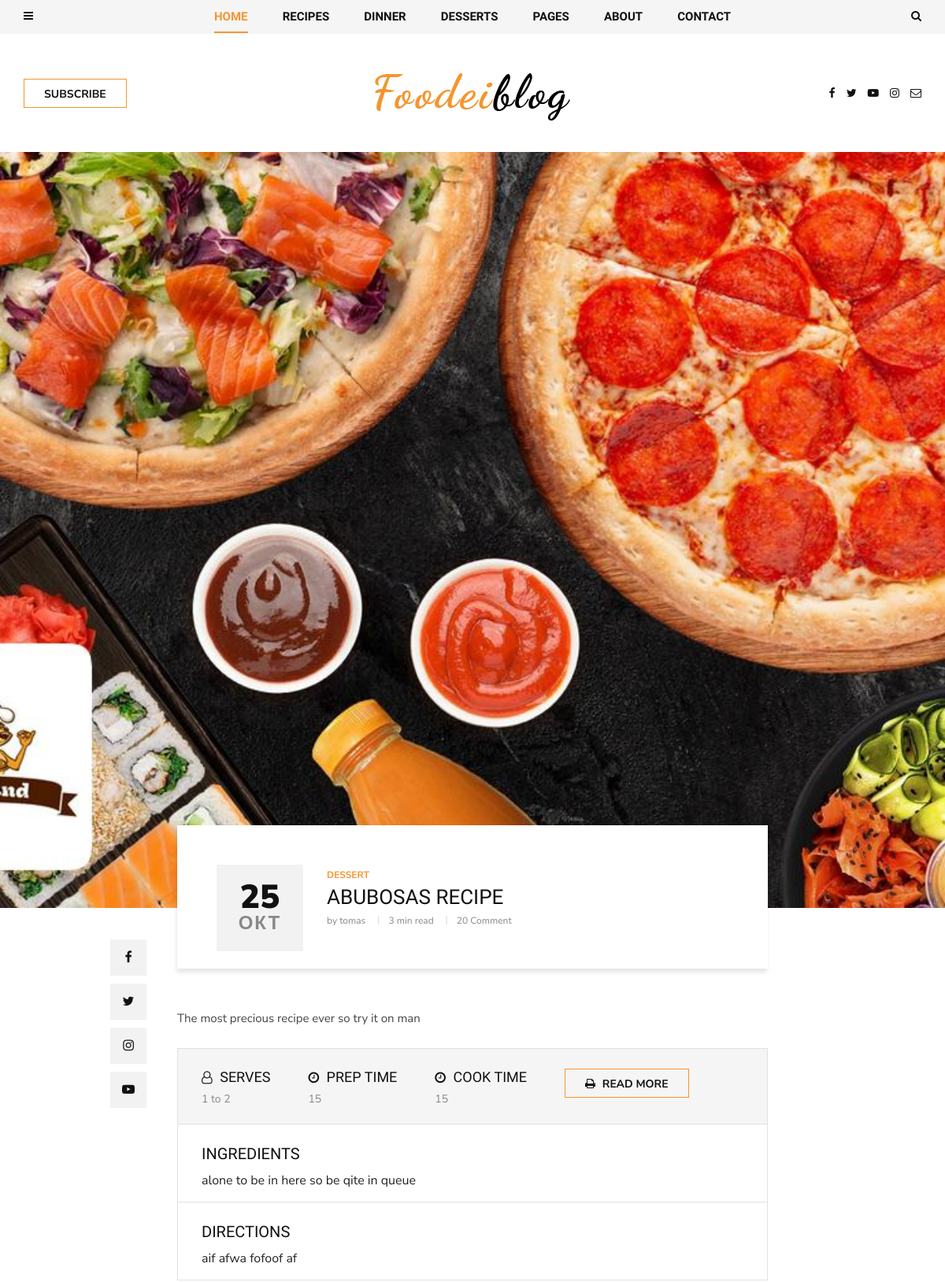
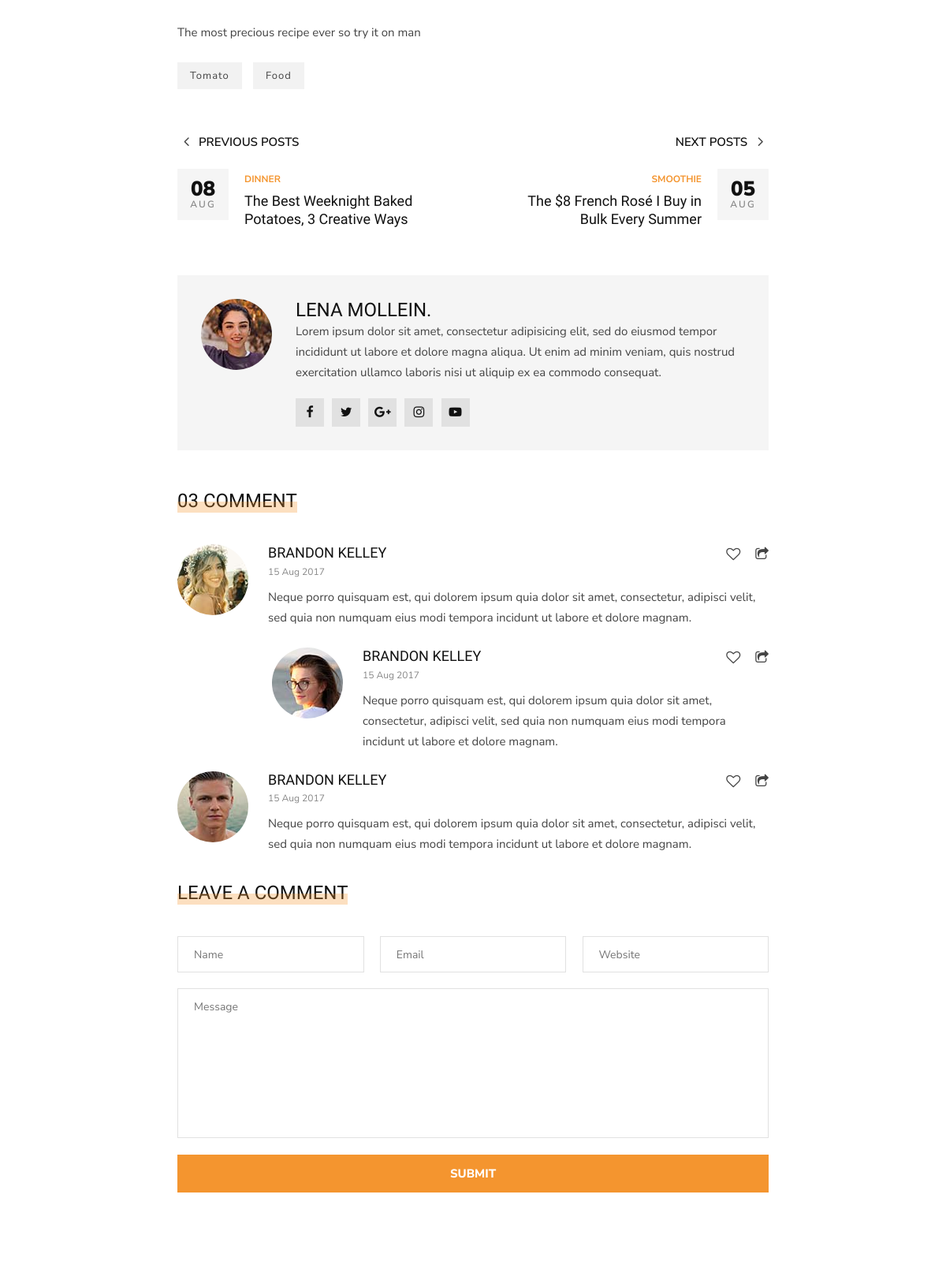
/food_vegan/food_vegan/ (upper part), run on the app's committed database (2 pictures, top to bottom).
### blog/models.py (models this page shows, shortened)
class Post(models.Model):
    author = models.ForeignKey(
        User,
        related_name='posts',
        on_delete=models.CASCADE)
    title = models.CharField(max_length=200)
    image = models.ImageField(upload_to='articles/')
    text = models.TextField()
    categoty = models.ForeignKey(
        Category,
        related_name='post',
        on_delete=models.SET_NULL,
        null=True
    )
    tags = models.ManyToManyField(Tag, related_name='post')
    create_at = models.DateTimeField(auto_now_add=True)
    slug = models.SlugField(max_length=200, default=0)
    def get_recipes(self):
        return self.recipe.all()

class Category(MPTTModel):
    name = models.CharField(max_length=100)
    slug = models.SlugField(max_length=100)
    parent = TreeForeignKey(
        'self',
        related_name='children',
        on_delete=models.SET_NULL,
        null=True,
        blank=True)
    def __str__(self):
        return self.name
    class MPTTMeta:
        order_insertion_by = ['name']

class Recipe(models.Model):
    name = models.CharField(max_length=100)
    service = models.CharField(max_length=50)
    prep_time = models.PositiveIntegerField(default=0)
    cook_time = models.PositiveIntegerField(default=0)
    ingredients = models.TextField()
    directions = models.TextField()
    post = models.ForeignKey(
        Post,
        related_name='recipe',
        on_delete=models.SET_NULL,
        null=True,
        blank=True)

class Tag(models.Model):
    name = models.CharField(max_length=100)
    slug = models.SlugField(max_length=100)

### blog/views.py (the view)
# urls.py: path('<slug:slug>/<slug:post_slug>/', views.PostDetailView.as_view(), name='post_single'),
class PostDetailView(DetailView):
    model = Post
    context_object_name: str = 'post'
    slug_url_kwarg = 'post_slug'

### templates/blog/post_detail.html
{% extends 'index.html' %}
{% block content %}
    <section class="single-post spad">
        <div class="single-post__hero set-bg" data-setbg="{{post.image.url}}"></div>
        <div class="container">
            <div class="row d-flex justify-content-center">
                <div class="col-lg-8">
                    <div class="single-post__title">
                        <div class="single-post__title__meta">
                            <h2>{{ post.create_at|date:"d "}}</h2>
                            <span>{{ post.create_at|date:"M "}}</span>
                        </div>
                        <div class="single-post__title__text">
                            <ul class="label">
                                <li>{{post.categoty}}</li>
                            </ul>
                            <h4>{{post.title}}</h4>
                            <ul class="widget">
                                <li>by {{post.author}}</li>
                                <li>3 min read</li>
                                <li>20 Comment</li>
                            </ul>
                        </div>
                    </div>
                    <div class="single-post__social__item">
                        <ul>
                            <li><a href="#"><i class="fa fa-facebook"></i></a></li>
                            <li><a href="#"><i class="fa fa-twitter"></i></a></li>
                            <li><a href="#"><i class="fa fa-instagram"></i></a></li>
                            <li><a href="#"><i class="fa fa-youtube-play"></i></a></li>
                        </ul>
                    </div>
                    <div class="single-post__top__text">
                        <p>{{post.text|truncatewords:":4 "}}</p>
                    </div>
                    <div class="single-post__recipe__details">
                        {% for recipe in post.get_recipes %}
                        <div class="single-post__recipe__details__option">
                            <ul>
                                <li>
                                    <h5><i class="fa fa-user-o"></i> SERVES</h5>
                                    <span>{{ recipe.service }}</span>
                                </li>
                                <li>
                                    <h5><i class="fa fa-clock-o"></i> PREP TIME</h5>
                                    <span>{{ recipe.prep_time }}</span>
                                </li>
                                <li>
                                    <h5><i class="fa fa-clock-o"></i> Cook TIME</h5>
                                    <span>{{ recipe.cook_time }}</span>
                                </li>
                                <li><a href="#" class="primary-btn"><i class="fa fa-print"></i> Read more</a></li>
                            </ul>
                        </div>
                        <div class="single-post__recipe__details__indegradients">
                            <h5>Ingredients</h5>
                            {{ recipe.ingredients }}
                        </div>
                        <div class="single-post__recipe__details__direction">
                            <h5>Directions</h5>
                            {{ recipe.directions }}
                        </div>
                        {% endfor %}
                    </div>
                    <div class="single-post__desc">
                        <p> {{post.text}}</p>
                    </div>
                    <div class="single-post__tags">
                        {% for tag in post.tags.all %}
                        <a href="#">{{ tag.name }}</a>
                        {% endfor %}
                    </div>
                    <div class="single-post__next__previous">
                        <div class="row">
                            <div class="col-lg-6 col-md-6 col-sm-6">
                                <a href="#" class="single-post__previous">
                                    <h6><span class="arrow_carrot-left"></span> Previous posts</h6>
                                    <div class="single-post__previous__meta">
                                        <h4>08</h4>
                                        <span>Aug</span>
                                    </div>
                                    <div class="single-post__previous__text">
                                        <span>Dinner</span>
                                        <h5>The Best Weeknight Baked <br />Potatoes, 3 Creative Ways</h5>
                                    </div>
                                </a>
                            </div>
                            <div class="col-lg-6 col-md-6 col-sm-6">
                                <a href="#" class="single-post__next">
                                    <h6>Next posts <span class="arrow_carrot-right"></span> </h6>
                                    <div class="single-post__next__meta">
                                        <h4>05</h4>
                                        <span>Aug</span>
                                    </div>
                                    <div class="single-post__next__text">
                                        <span>Smoothie</span>
                                        <h5>The $8 French Rosé I Buy in <br />Bulk Every Summer</h5>
                                    </div>
                                </a>
                            </div>
                        </div>
                    </div>
                    <div class="single-post__author__profile">
                        <div class="single-post__author__profile__pic">
                            <img src="img/categories/single-post/author-profile.jpg" alt="">
                        </div>
                        <div class="single-post__author__profile__text">
                            <h4>Lena Mollein.</h4>
                            <p>Lorem ipsum dolor sit amet, consectetur adipisicing elit, sed do eiusmod tempor
                                incididunt ut labore et dolore magna aliqua. Ut enim ad minim veniam, quis nostrud
                                exercitation ullamco laboris nisi ut aliquip ex ea commodo consequat.</p>
                            <div class="single-post__author__profile__social">
                                <a href="#"><i class="fa fa-facebook"></i></a>
                                <a href="#"><i class="fa fa-twitter"></i></a>
                                <a href="#"><i class="fa fa-google-plus"></i></a>
                                <a href="#"><i class="fa fa-instagram"></i></a>
                                <a href="#"><i class="fa fa-youtube-play"></i></a>
                            </div>
                        </div>
                    </div>
                    <div class="single-post__comment">
                        <div class="widget__title">
                            <h4>03 Comment</h4>
                        </div>
                        <div class="single-post__comment__item">
                            <div class="single-post__comment__item__pic">
                                <img src="img/categories/single-post/comment/comment-1.jpg" alt="">
                            </div>
                            <div class="single-post__comment__item__text">
                                <h5>Brandon Kelley</h5>
                                <span>15 Aug 2017</span>
                                <p>Neque porro quisquam est, qui dolorem ipsum quia dolor sit amet, consectetur,
                                    adipisci velit, sed quia non numquam eius modi tempora incidunt ut labore et dolore
                                    magnam.</p>
                                <ul>
                                    <li><a href="#"><i class="fa fa-heart-o"></i></a></li>
                                    <li><a href="#"><i class="fa fa-share-square-o"></i></a></li>
                                </ul>
                            </div>
                        </div>
                        <div class="single-post__comment__item single-post__comment__item--reply">
                            <div class="single-post__comment__item__pic">
                                <img src="img/categories/single-post/comment/comment-2.jpg" alt="">
                            </div>
                            <div class="single-post__comment__item__text">
                                <h5>Brandon Kelley</h5>
                                <span>15 Aug 2017</span>
                                <p>Neque porro quisquam est, qui dolorem ipsum quia dolor sit amet, consectetur,
                                    adipisci velit, sed quia non numquam eius modi tempora incidunt ut labore et dolore
                                    magnam.</p>
                                <ul>
                                    <li><a href="#"><i class="fa fa-heart-o"></i></a></li>
                                    <li><a href="#"><i class="fa fa-share-square-o"></i></a></li>
                                </ul>
                            </div>
                        </div>
                        <div class="single-post__comment__item">
                            <div class="single-post__comment__item__pic">
                                <img src="img/categories/single-post/comment/comment-3.jpg" alt="">
                            </div>
                            <div class="single-post__comment__item__text">
                                <h5>Brandon Kelley</h5>
                                <span>15 Aug 2017</span>
                                <p>Neque porro quisquam est, qui dolorem ipsum quia dolor sit amet, consectetur,
                                    adipisci velit, sed quia non numquam eius modi tempora incidunt ut labore et dolore
                                    magnam.</p>
                                <ul>
                                    <li><a href="#"><i class="fa fa-heart-o"></i></a></li>
                                    <li><a href="#"><i class="fa fa-share-square-o"></i></a></li>
                                </ul>
                            </div>
                        </div>
                    </div>
                    <div class="single-post__leave__comment">
                        <div class="widget__title">
                            <h4>Leave a comment</h4>
                        </div>
                        <form action="#">
                            <div class="input-list">
                                <input type="text" placeholder="Name">
                                <input type="text" placeholder="Email">
                                <input type="text" placeholder="Website">
                            </div>
                            <textarea placeholder="Message"></textarea>
                            <button type="submit" class="site-btn">Submit</button>
                        </form>
                    </div>
                </div>
            </div>
        </div>
    </section>
    {% endblock content %}

### templates/index.html (shortened to what this page needs)
<!DOCTYPE html>
<html lang="zxx">
{% load static %}
<head>
    <link rel="stylesheet"  href="{% static 'css/bootstrap.min.css' %}" type="text/css">
    <link rel="stylesheet" href="{% static 'css/font-awesome.min.css' %}" type="text/css">
    <link rel="stylesheet" href="{% static 'css/elegant-icons.css' %}" type="text/css">
    <link rel="stylesheet" href="{% static 'css/owl.carousel.min.css' %}" type="text/css">
    <link rel="stylesheet" href="{% static 'css/slicknav.min.css' %}" type="text/css">
    <link rel="stylesheet" href="{% static 'css/style.css' %}" type="text/css">
</head>
<body>
    <header class="header">
        <div class="header__top">
            <div class="container">
                <div class="row">
                    <div class="col-lg-2 col-md-1 col-6 order-md-1 order-1">
                        <div class="header__humberger">
                            <i class="fa fa-bars humberger__open"></i>
                        </div>
                    </div>
                    <div class="col-lg-8 col-md-10 order-md-2 order-3">
                        <nav class="header__menu">
                            <ul>
                                <li class="active"><a href="./index.html">Home</a></li>
                                <li><a href="#">Recipes</a>
                                </li>
                                <li><a href="#">Dinner</a></li>
                                <li><a href="#">Desserts</a></li>
                                <li class="dropdown"><a href="#">Pages</a>
                                </li>
                                <li><a href="./about.html">About</a></li>
                                <li><a href="./contact.html">Contact</a></li>
                            </ul>
                        </nav>
                    </div>
                    <div class="col-lg-2 col-md-1 col-6 order-md-3 order-2">
                        <div class="header__search">
                            <i class="fa fa-search search-switch"></i>
                        </div>
                    </div>
                </div>
            </div>
        </div>
        <div class="container">
            <div class="row">
                <div class="col-lg-3 col-md-3">
                    <div class="header__btn">
                        <a href="./signin.html" class="primary-btn">Subscribe</a>
                    </div>
                </div>
                <div class="col-lg-6 col-md-6">
                    <div class="header__logo">
                        <a href="./index.html"><img src="img/logo.png" alt=""></a>
                    </div>
                </div>
                <div class="col-lg-3 col-md-3">
                    <div class="header__social">
                        <a href="#"><i class="fa fa-facebook"></i></a>
                        <a href="#"><i class="fa fa-twitter"></i></a>
                        <a href="#"><i class="fa fa-youtube-play"></i></a>
                        <a href="#"><i class="fa fa-instagram"></i></a>
                        <a href="#"><i class="fa fa-envelope-o"></i></a>
                    </div>
                </div>
            </div>
        </div>
    </header>
    {% block content %}{% endblock content %}
</body>
</html>

### data on the page
Post: create_at "25", create_at "ОКТ", categoty "DESSERT", title "ABUBOSAS RECIPE", author "tomas", text "The most precious recipe ever so try it on man"
Recipe: service "1 to 2", prep_time "15", cook_time "15", ingredients "alone to be in here so be qite in queue", directions "aif afwa fofoof af"
Tag: name "Tomato"
Tag: name "Food"
